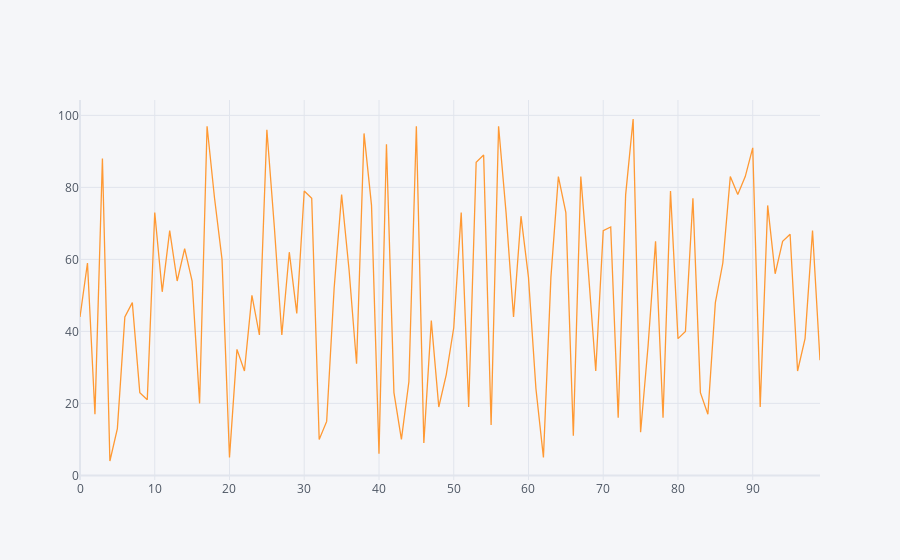

Notebook source saved alongside this figure:
### Code cell
df1.iplot()

### Figure 1 — Plotly figure (JSON) as saved in the notebook; plotly's stock layout.template omitted (floating-point values rounded to 4 significant figures)
{"data": [{"line": {"color": "rgba(255, 153, 51, 1.0)", "dash": "solid", "shape": "linear", "width": 1.3}, "mode": "lines", "name": "0", "text": "", "type": "scatter", "x": [0, 1, 2, 3, 4, 5, 6, 7, 8, 9, 10, 11, 12, 13, 14, 15, 16, 17, 18, 19, 20, 21, 22, 23, 24, 25, 26, 27, 28, 29, 30, 31, 32, 33, 34, 35, 36, 37, 38, 39, 40, 41, 42, 43, 44, 45, 46, 47, 48, 49, 50, 51, 52, 53, 54, 55, 56, 57, 58, 59, 60, 61, 62, 63, 64, 65, 66, 67, 68, 69, 70, 71, 72, 73, 74, 75, 76, 77, 78, 79, 80, 81, 82, 83, 84, 85, 86, 87, 88, 89, 90, 91, 92, 93, 94, 95, 96, 97, 98, 99], "y": [44, 59, 17, 88, 4, 13, 44, 48, 23, 21, 73, 51, 68, 54, 63, 54, 20, 97, 77, 60, 5, 35, 29, 50, 39, 96, 69, 39, 62, 45, 79, 77, 10, 15, 52, 78, 57, 31, 95, 75, 6, 92, 23, 10, 26, 97, 9, 43, 19, 28, 41, 73, 19, 87, 89, 14, 97, 73, 44, 72, 55, 24, 5, 55, 83, 73, 11, 83, 57, 29, 68, 69, 16, 78, 99, 12, 36, 65, 16, 79, 38, 40, 77, 23, 17, 48, 59, 83, 78, 83, 91, 19, 75, 56, 65, 67, 29, 38, 68, 32]}], "layout": {"legend": {"bgcolor": "#F5F6F9", "font": {"color": "#4D5663"}}, "paper_bgcolor": "#F5F6F9", "plot_bgcolor": "#F5F6F9", "title": {"font": {"color": "#4D5663"}}, "xaxis": {"gridcolor": "#E1E5ED", "showgrid": true, "tickfont": {"color": "#4D5663"}, "title": {"font": {"color": "#4D5663"}, "text": ""}, "zerolinecolor": "#E1E5ED"}, "yaxis": {"gridcolor": "#E1E5ED", "showgrid": true, "tickfont": {"color": "#4D5663"}, "title": {"font": {"color": "#4D5663"}, "text": ""}, "zerolinecolor": "#E1E5ED"}}}
